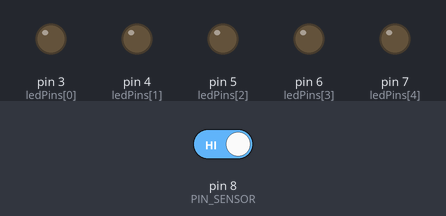
Recording of a sketch running on a simulated Arduino Uno, built with avr-gcc and run on an emulated ATmega328P. Parts: output pins drawn as LEDs (lit = HIGH). Dashed ring = blinking. Inputs (shaded band) come from the test bench; at power-on: pin 8 (PIN_SENSOR) HIGH.

Above: at 1.2 s.
1.3 s: pin 8 (PIN_SENSOR) driven LOW
At 1.47 s:
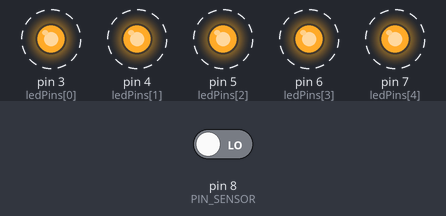
4.3 s: pin 8 (PIN_SENSOR) driven HIGH
At 5.1 s:
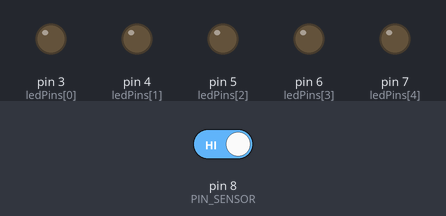
Timing chart, 0 to 7.3 s (numbered marks = the images above; inputs shaded):
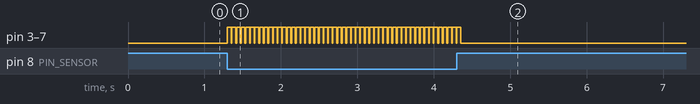

Measured:
- after the input at 1.3 s, pin 3 (ledPins[0]), pin 4 (ledPins[1]), pin 5 (ledPins[2]), pin 6 (ledPins[3]), pin 7 (ledPins[4]): alternates HIGH for 0.05 s and LOW for 0.01 s, starting at once
- after the input at 4.3 s, pin 3 (ledPins[0]), pin 4 (ledPins[1]), pin 5 (ledPins[2]), pin 6 (ledPins[3]), pin 7 (ledPins[4]): goes on until 4.4 s, then stays LOW

The sketch:

BLKLab_PRJ_41_LED_Nhay_Theo_Nhac_Dieu_Khien_Bang_Arduino.ino
```cpp
/*=================================================================================================
 * BANLINHKIEN.COM                                            *
 ==================================================================================================
*/

// --- KHAI BÁO CẤU HÌNH ---
int ledPins[] = {3, 4, 5, 6, 7}; // Mảng chứa 5 chân điều khiển LED
const int PIN_SENSOR = 8;        // Chân nhận tín hiệu từ cảm biến âm thanh
const int LED_COUNT  = 5;        // Tổng số lượng LED

void setup() {
  // Sử dụng vòng lặp để thiết lập OUTPUT cho toàn bộ LED
  for (int i = 0; i < LED_COUNT; i++) {
    pinMode(ledPins[i], OUTPUT);
  }

  // Cài đặt chân cảm biến
  pinMode(PIN_SENSOR, INPUT);
}

void loop() {
  // Đọc tín hiệu từ cảm biến âm thanh (Mức LOW thường là có âm thanh)
  if (digitalRead(PIN_SENSOR) == LOW) {

    // Hiệu ứng nháy đồng loạt 3 lần cực nhanh theo nhịp Bass
    for (int nhay = 0; nhay < 3; nhay++) {

      // Bật tất cả các đèn
      for (int i = 0; i < LED_COUNT; i++) {
        digitalWrite(ledPins[i], HIGH);
      }
      delay(50); // Thời gian sáng

      // Tắt tất cả các đèn
      for (int i = 0; i < LED_COUNT; i++) {
        digitalWrite(ledPins[i], LOW);
      }
      delay(10); // Thời gian nghỉ giữa các lần nháy
    }
  }
  else {
    // Nếu không có âm thanh, tắt toàn bộ LED
    for (int i = 0; i < LED_COUNT; i++) {
      digitalWrite(ledPins[i], LOW);
    }
  }
}
```
